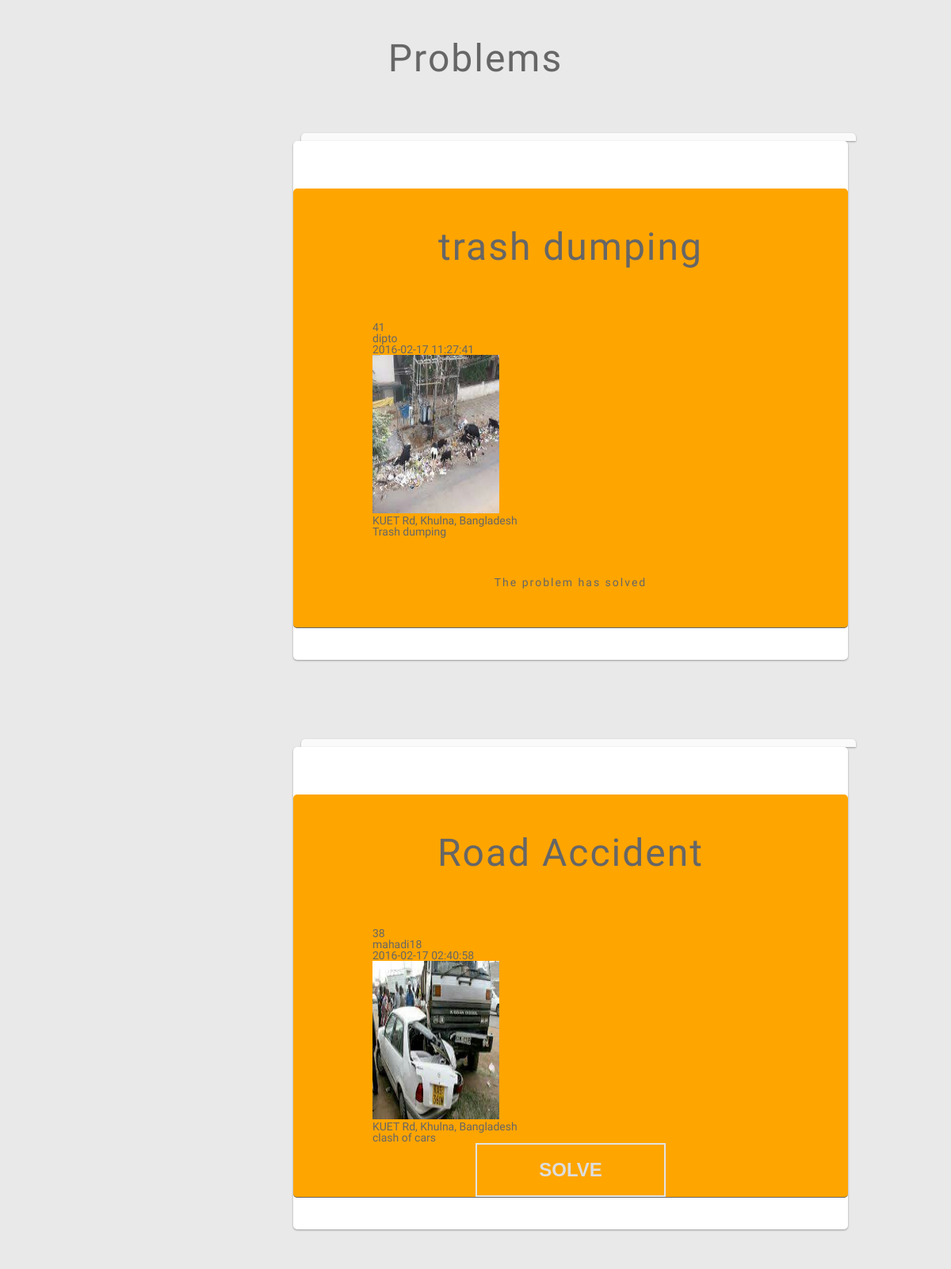
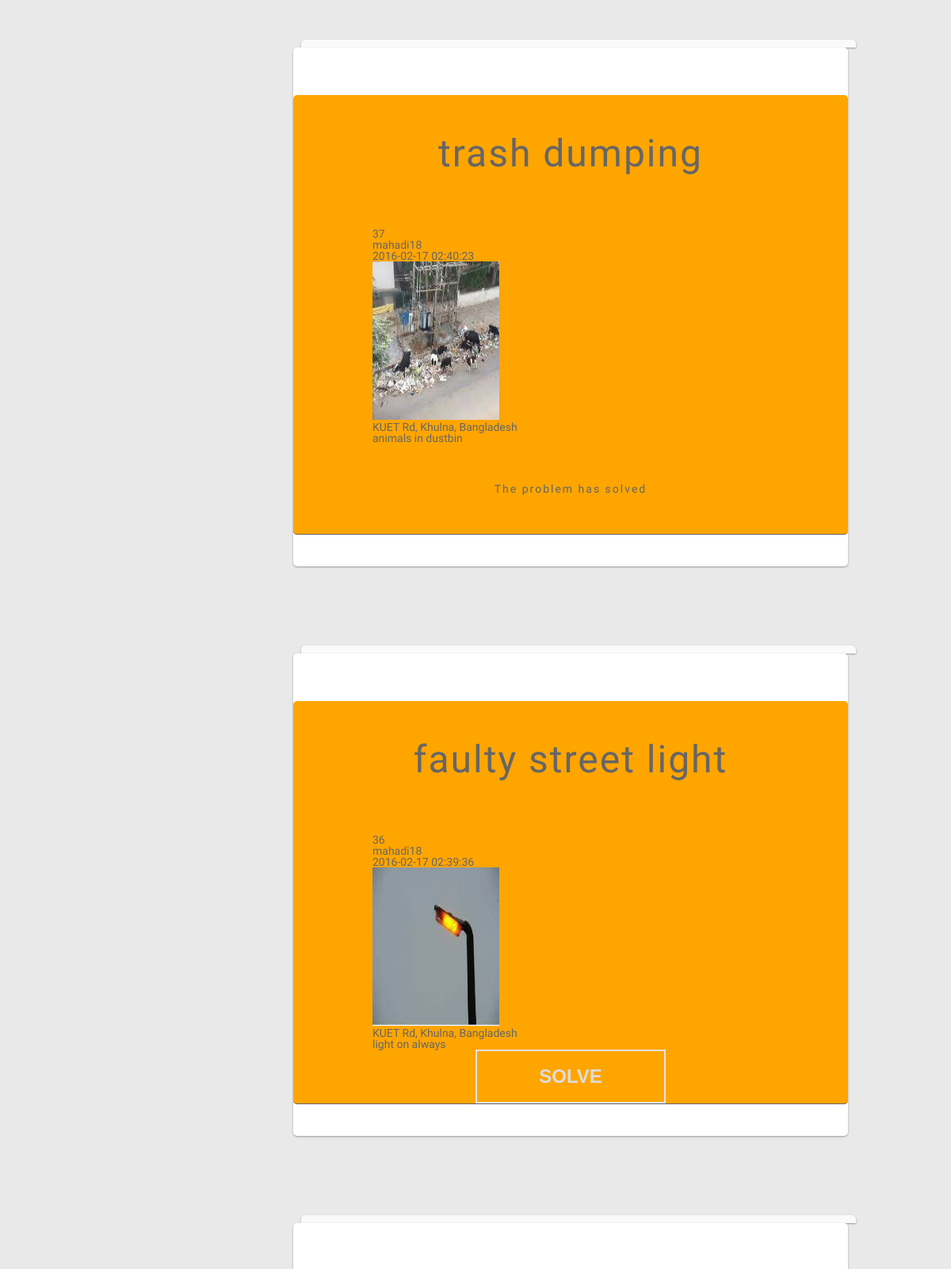
The page /ADMIN/data.php (upper part) on the database its author committed (2 pictures, top to bottom).
### tables this page shows
CREATE TABLE IF NOT EXISTS `issue` (
`id` int(11) NOT NULL,
  `latitude` varchar(10) NOT NULL,
  `longitude` varchar(10) NOT NULL,
  `locationname` varchar(200) NOT NULL,
  `posted_time` varchar(30) NOT NULL,
  `problem_title` varchar(50) NOT NULL,
  `image` varchar(400) NOT NULL,
  `name` varchar(800) NOT NULL,
  `submitted_by` varchar(50) NOT NULL,
  `phpimage` varchar(200) NOT NULL,
  `issolve` int(11) NOT NULL
);

### ADMIN/data.php (the view, shortened to what this page needs)
<?php
$con = mysqli_connect(HOST,USER,PASS,DB) or die('Unable to Connect');
$sql="Select * from issue order by id DESC";
$res=mysqli_query($con,$sql);
?>
<!DOCTYPE html>
<html >
  <head>
    <link rel="stylesheet" href="css/reset.css">
<link rel='stylesheet prefetch' href='http://maxcdn.bootstrapcdn.com/font-awesome/4.3.0/css/font-awesome.min.css'>
        <link rel="stylesheet" href="css/style.css">
  </head>
  <body>
<div class="pen-title">
  <h1>Problems</h1>
</div>
<?php
    while($row=mysqli_fetch_array($res))
	{
	?>
<div class="container" >
  <div class="card"style="width:700px;"></div>
  <div class="card"style="width:700px;">
	<fieldset style="width:700px; border-radius:5px;background-color:#FFA500;border-bottom:1px solid;">
	<div class="full">
	<div class="pen-title">
		<h1><?php echo $row[5];?></h1>
	</div>
	<p style="margin-left:100px"><?php echo $row[0];?></p>
  <p style="margin-left:100px"><?php echo $row[8];?></p>
    <p style="margin-left:100px"><?php echo $row[4];?></p>
	<img src="<?php echo $row[9];?>" style="width:160px;height:200px;margin-left:100px"/>
      <p style="margin-left:100px"><?php echo $row[3];?></p>
	<p style="margin-left:100px"><?php echo $row[7];?></p>
	<?php if($row[10]==0){?>
<form action="update.php" method="post">
  <div class="button-container">
        <button><span>Solve</span></button>
      </div>
</form>
<?php
}
else
{
	?>
	<div class="pen-title">
        <h2>The problem has solved</h2>
      </div>
	<?php
}
?>
</div>
</div>
</div>
<?php
}
?>
  </body>
</html>

### ADMIN/css/style.css (style rules this page uses)
body { background: #e9e9e9; color: #666666; font-family: 'RobotoDraft', 'Roboto', sans-serif; font-size: 14px; -webkit-font-smoothing: antialiased; -moz-osx-font-smoothing: grayscale; }
.pen-title { padding: 50px 0; text-align: center; letter-spacing: 2px; }
.pen-title h1 { margin: 0 0 20px; font-size: 48px; font-weight: 300; }
.container { position: relative; max-width: 460px; width: 100%; margin: 0 auto 100px; }
.card { position: relative; background: #ffffff; border-radius: 5px; padding: 60px 0 40px 0; box-sizing: border-box; box-shadow: 0 1px 3px rgba(0, 0, 0, 0.12), 0 1px 2px rgba(0, 0, 0, 0.24); -webkit-transition: .3s ease; transition: .3s ease; }
.card:first-child { background: #fafafa; height: 10px; border-radius: 5px 5px 0 0; margin: 0 10px; padding: 0; }
.card .button-container { margin: 0 60px; text-align: center; }
.card .button-container button { outline: 0; cursor: pointer; position: relative; display: inline-block; background: 0; width: 240px; border: 2px solid #e3e3e3; padding: 20px 0; font-size: 24px; font-weight: 600; line-height: 1; text-transform: uppercase; overflow: hidden; -webkit-transition: .3s ease; transition: .3s ease; }
.card .button-container button span { position: relative; z-index: 1; color: #ddd; -webkit-transition: .3s ease; transition: .3s ease; }
.card .button-container button:before { content: ''; position: absolute; top: 50%; left: 50%; display: block; background: #ed2553; width: 30px; height: 30px; border-radius: 100%; margin: -15px 0 0 -15px; opacity: 0; -webkit-transition: .3s ease; transition: .3s ease; }

### rows shown on the page
issue: problem_title "trash dumping", id "41", submitted_by "dipto", posted_time "2016-02-17 11:27:41", phpimage (picture), locationname "KUET Rd, Khulna, Bangladesh", name "Trash dumping", issolve "The problem has solved"
issue: problem_title "Road Accident", id "38", submitted_by "mahadi18", posted_time "2016-02-17 02:40:58", phpimage (picture), locationname "KUET Rd, Khulna, Bangladesh", name "clash of cars"
issue: problem_title "trash dumping", id "37", submitted_by "mahadi18", posted_time "2016-02-17 02:40:23", phpimage (picture), locationname "KUET Rd, Khulna, Bangladesh", name "animals in dustbin", issolve "The problem has solved"
issue: problem_title "faulty street light", id "36", submitted_by "mahadi18", posted_time "2016-02-17 02:39:36", phpimage (picture), locationname "KUET Rd, Khulna, Bangladesh", name "light on always"
